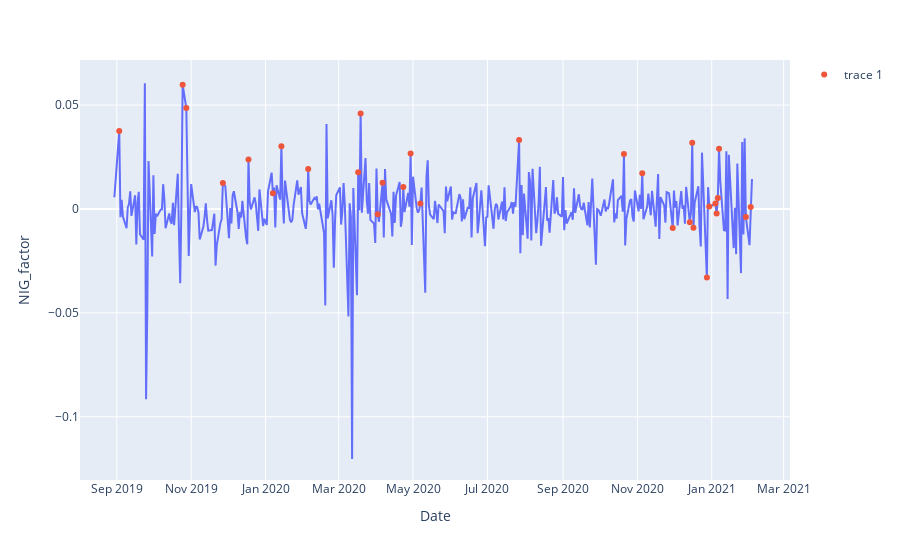

Write notebook code for a chart like this one.
### Code cell
import plotly.express as px
import plotly.graph_objects as go

df = pd.DataFrame(rh.loc[C,:]).reset_index()
fig = px.line(df, x='Date', y=C)
fig.add_trace(go.Scatter(x=rh.T.loc[_id, C].index, y=rh.T.loc[_id, C],
                    mode='markers'))



fig.show()

### Figure 1 — Plotly figure (JSON) as saved in the notebook; plotly's stock layout.template omitted (floating-point values rounded to 4 significant figures; data arrays with more than 128 entries replaced by an {"elided": "..."} marker saying what was removed)
{"data": [{"hoverlabel": {"namelength": 0}, "hovertemplate": "Date=%{x}<br>NIG_factor=%{y}", "legendgroup": "", "line": {"color": "#636efa", "dash": "solid"}, "mode": "lines", "name": "", "showlegend": false, "type": "scatter", "x": {"elided": "360 str values"}, "xaxis": "x", "y": {"elided": "360 float values"}, "yaxis": "y"}, {"mode": "markers", "type": "scatter", "x": ["2019-09-03T00:00:00", "2019-10-25T00:00:00", "2019-10-28T00:00:00", "2019-11-27T00:00:00", "2019-12-18T00:00:00", "2020-01-07T00:00:00", "2020-01-14T00:00:00", "2020-02-05T00:00:00", "2020-03-17T00:00:00", "2020-03-19T00:00:00", "2020-04-02T00:00:00", "2020-04-06T00:00:00", "2020-04-23T00:00:00", "2020-04-29T00:00:00", "2020-05-07T00:00:00", "2020-07-27T00:00:00", "2020-10-21T00:00:00", "2020-11-05T00:00:00", "2020-11-30T00:00:00", "2020-12-14T00:00:00", "2020-12-16T00:00:00", "2020-12-17T00:00:00", "2020-12-28T00:00:00", "2020-12-30T00:00:00", "2021-01-04T00:00:00", "2021-01-05T00:00:00", "2021-01-06T00:00:00", "2021-01-07T00:00:00", "2021-01-29T00:00:00", "2021-02-02T00:00:00"], "y": [0.03752, 0.05977, 0.04853, 0.01249, 0.02375, 0.007567, 0.03012, 0.01928, 0.01768, 0.04595, -0.002579, 0.01258, 0.01051, 0.02665, 0.002602, 0.03317, 0.02648, 0.01721, -0.009216, -0.006344, 0.03186, -0.009096, -0.033, 0.001135, 0.002609, -0.002229, 0.005232, 0.02898, -0.003915, 0.0009813]}], "layout": {"legend": {"tracegroupgap": 0}, "margin": {"t": 60}, "xaxis": {"anchor": "y", "domain": [0, 1], "title": {"text": "Date"}}, "yaxis": {"anchor": "x", "domain": [0, 1], "title": {"text": "NIG_factor"}}}}
